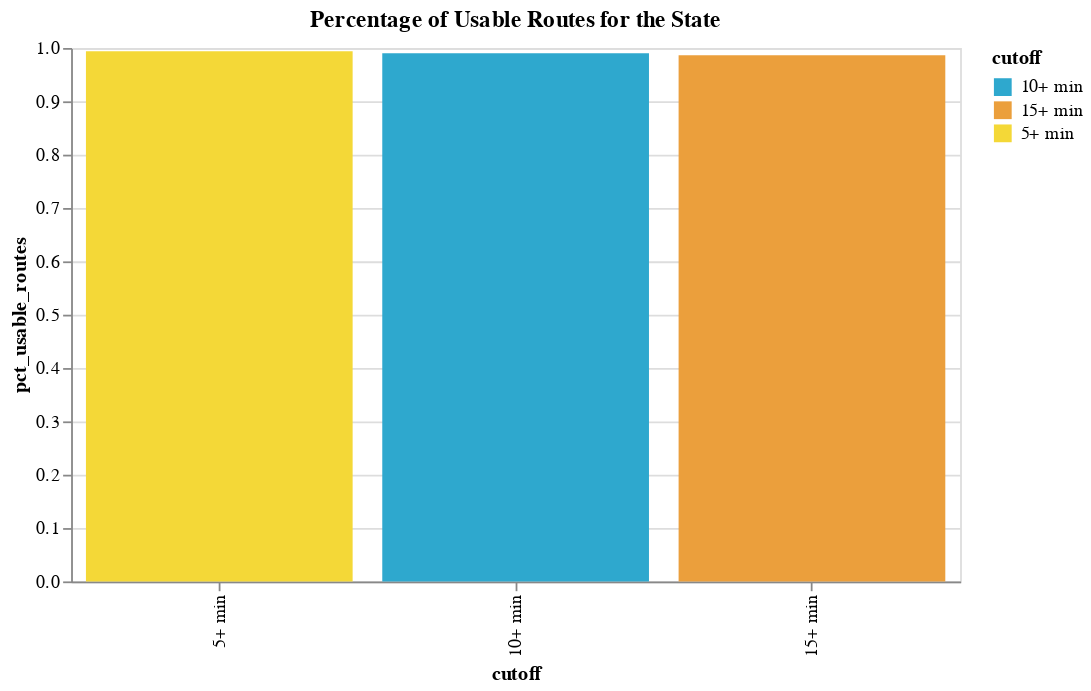

Notebook source saved alongside this figure:
### Code cell
threshold_utils.chart_size((
    alt.Chart(statewide_thresholds_time_only)
    .mark_bar()
    .encode(
        x=alt.X(
            "cutoff:N",
            sort=alt.SortField("pct_usable_routes", order="descending"),
        ),
        y=alt.Y(
            "pct_usable_routes:Q",
            sort=alt.SortField("pct_usable_routes", order="descending"),
        ),
        color=alt.Color(
            "cutoff:N", scale=alt.Scale(range=cp.CALITP_CATEGORY_BRIGHT_COLORS)
        ),
        tooltip=[
            "total_routes",
            "cutoff",
            "Total Routes in Category",
            "pct_usable_routes",
        ],
    )
    .properties(title=f"Percentage of Usable Routes for the State")
), 500, 300)

### Figure 1 — Vega-Lite specification as saved in the notebook (floating-point values rounded to 4 significant figures)
{"config": {"view": {"continuousWidth": 400, "continuousHeight": 300}}, "data": {"name": "data-d6148ec641da00d9ee93157f14f1a8ad"}, "mark": "bar", "encoding": {"color": {"field": "cutoff", "scale": {"range": ["#2EA8CE", "#EB9F3C", "#F4D837", "#51BF9D", "#8CBCCB", "#9487C0"]}, "type": "nominal"}, "tooltip": [{"field": "total_routes", "type": "quantitative"}, {"field": "cutoff", "type": "nominal"}, {"field": "Total Routes in Category", "type": "quantitative"}, {"field": "pct_usable_routes", "type": "quantitative"}], "x": {"field": "cutoff", "sort": {"field": "pct_usable_routes", "order": "descending"}, "type": "nominal"}, "y": {"field": "pct_usable_routes", "sort": {"field": "pct_usable_routes", "order": "descending"}, "type": "quantitative"}}, "height": 300, "title": "Percentage of Usable Routes for the State", "width": 500, "$schema": "https://vega.github.io/schema/vega-lite/v4.17.0.json", "datasets": {"data-d6148ec641da00d9ee93157f14f1a8ad": [{"index": "route_id", "Total Routes in Category": 1016, "route_cutoff": 5, "cutoff": "5+ min", "total_routes": 1022, "pct_usable_routes": 0.9941, "calitp_itp_id": "all operators"}, {"index": "route_id", "Total Routes in Category": 1012, "route_cutoff": 10, "cutoff": "10+ min", "total_routes": 1022, "pct_usable_routes": 0.9902, "calitp_itp_id": "all operators"}, {"index": "route_id", "Total Routes in Category": 1008, "route_cutoff": 15, "cutoff": "15+ min", "total_routes": 1022, "pct_usable_routes": 0.9863, "calitp_itp_id": "all operators"}]}}
